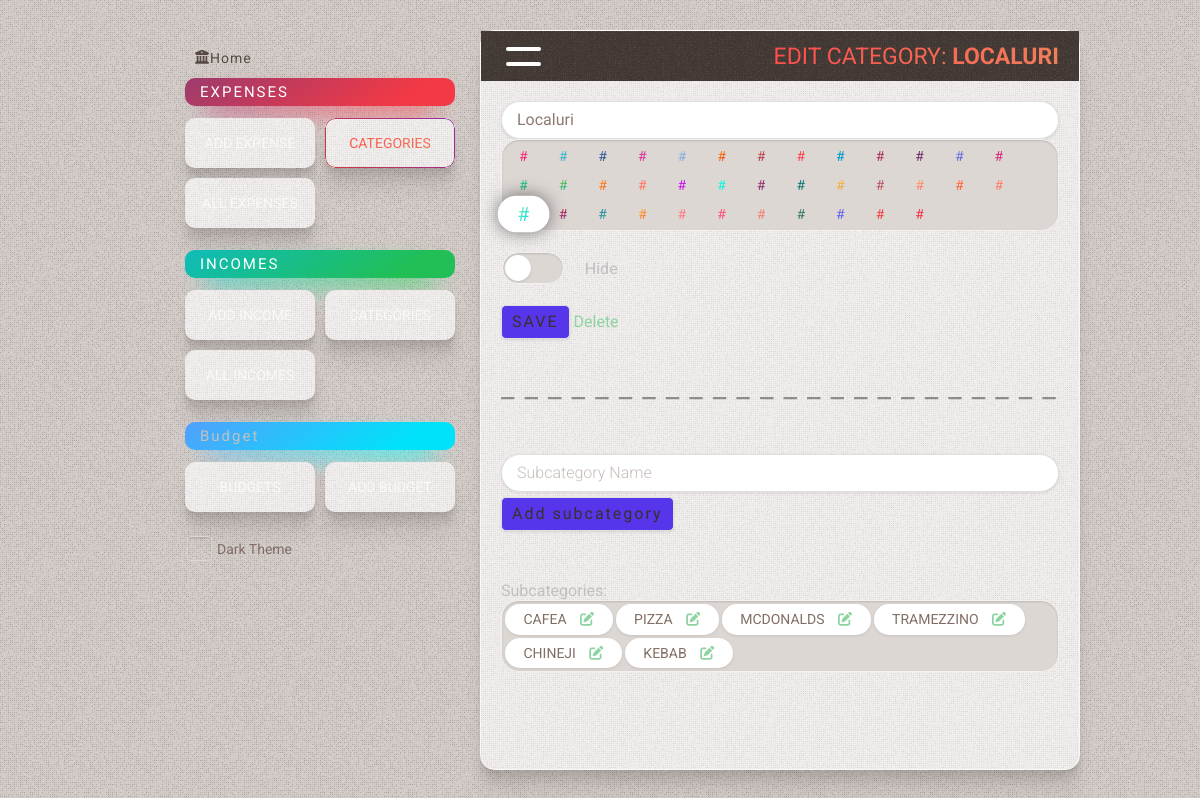
Before: /edit-category/18 with the older database file.
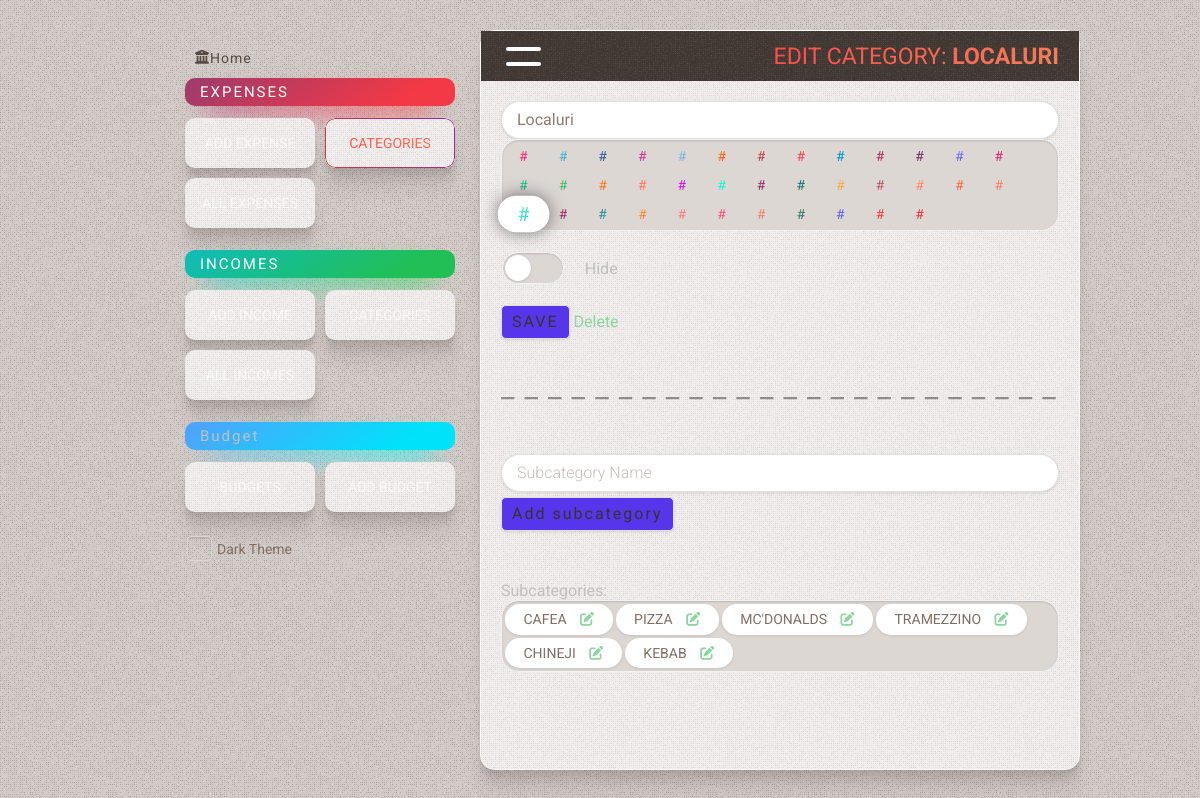
After: the same page with the newer database file.
### tables this page shows
CREATE TABLE subcategories
(
    id          INTEGER PRIMARY KEY AUTOINCREMENT,
    name        TEXT    NOT NULL,
    category_id INTEGER NOT NULL,
    state       TEXT DEFAULT false

);

### app.py (the view, shortened to what this page needs)
@app.route('/edit-category/<int:id>', methods=('GET', 'POST'))
def edit_category(id):
    category = get_category(id)
    subcategory = get_subcategory(id)
    conn = get_db_connection()
    subcategories = \
        conn.execute(''
                     'SELECT subcategories.id as sub_id, '
                     'subcategories.name sub_name, '
                     'subcategories.state as sub_state, '
                     'subcategories.category_id as sub_cat_id, '
                     'categories.id as cat_id '
                     'FROM subcategories '
                     'LEFT JOIN categories ON cat_id = sub_cat_id '
                     'WHERE cat_id = sub_cat_id '
                     ).fetchall()
    return render_template('edit_category.html', title='Edit Category', gradient='text-gradient-red', category=category,
                           subcategories=subcategories, subcategory=subcategory)

### app.py (called while the page is built)
def get_db_connection():
    conn = sqlite3.connect('database.db')
    conn.row_factory = sqlite3.Row
    return conn

def get_category(category_id):
    conn = get_db_connection()
    category = conn.execute('SELECT * FROM categories WHERE id = ?', (category_id,)).fetchone()
    conn.close()
    if category is None:
        abort(404)
    return category

def get_subcategory(subcategory_id):
    conn = get_db_connection()
    subcategory = conn.execute('SELECT * FROM subcategories WHERE id = ?', (subcategory_id,)).fetchone()
    conn.close()
    if subcategory is None:
        abort(404)
    return subcategory

### templates/edit_category.html (shortened to what this page needs)
{% extends 'base.html' %} {% block content %}
	<div class="page_title {{ gradient }}" >
		<button class="side-panel-toggle" ><span class="line1" ></span ><span class="line2" ></span ></button >
		<span >{% block title %}{{ title }}:
			<strong >{{ category['name'] }}</strong > {% endblock %}</span ></div >
	<div class="content" >
		<form method="post" >
			<input type="text" name="category" placeholder="Category Name" class="form-control"
						 value="{{ request.form['name'] or category['name'] }}" />
			<div class="radio-group category-group" >
				{% for i in range(37) %}
					<label for="gradient_{{ i }}"
								 style="{% if  category['color'] == 'gradient_'+ i|string %} transform: scale(1.4); box-shadow: 0 0 12px rgba(0,0,0,0.5) {% endif %}" ><span
							class="gradient_{{ i }}" >#</span ></label >
				{% endfor %}
			</div >
			<div class="mt-20 flex gap-20 items-center" >
				<div class="switch switch-big" >
					<label for="hide_category" ></label >
				</div >
				Hide
			</div >
			<button type="submit" class="send-button mt-20" name="cat" >Save</button >
			<a href="/category-delete/{{ category['id'] }}" >Delete</a >
		</form >
		<div class="divider" ></div >
		<form method="post" class="mt-50" >
			<div class="form-group mt-5" >
				<input type="text" name="subcategory" placeholder="Subcategory Name" class="form-control"
							 value="{{ request.form['subcategory'] }}" />
			</div >
			<div class="form-group mt-5" >
				<button type="submit" class="add-button" name="subcat" >
					Add subcategory
				</button >
			</div >
		</form >
		<div class="mt-50" >Subcategories:</div >
		<div class="flex flex-wrap radio-group category-group" >
			{% for subcategory in subcategories if (category['id'] ==  subcategory['sub_cat_id']) %}
				<label class="badge badge-subcategory {% if subcategory['sub_state'] == 'true' %} hide-category {% endif %}" >
					{{ subcategory['sub_name'] }}
					<a href="/edit-subcategory/{{ subcategory['sub_id'] }}" class="ml-10" ><i
							class="fa-solid fa-pen-to-square" ></i ></a >
				</label >
			{% else %}
				<div class="no-results m-0 my-10 opacity-50" >You have no subcategories in this category</div >
			{% endfor %}
		</div >
	</div >
{% endblock %}

Changed rows visible on the page:
changed subcategories: sub_name "MCDONALDS" → "MC'DONALDS"
